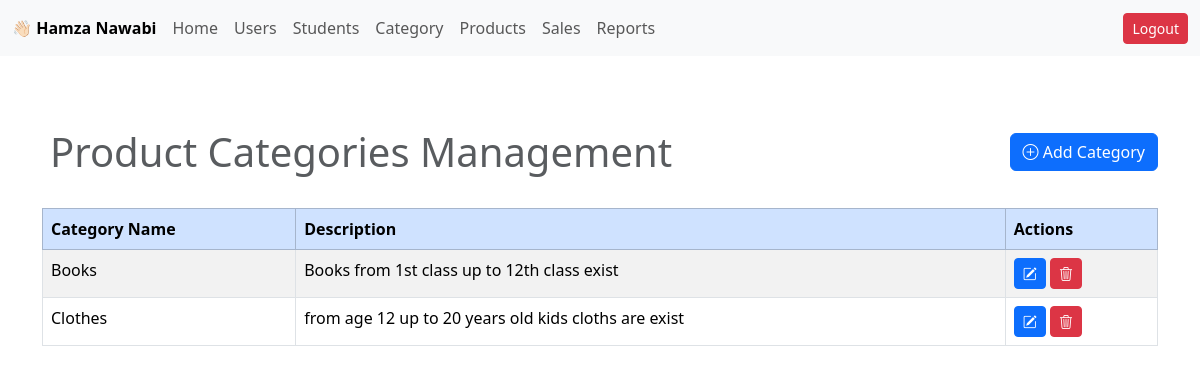
Page /dashboard/product_category.php (signed in) on the committed database.
### tables this page shows
CREATE TABLE `product_categories` (
  `category_id` int(11) NOT NULL,
  `category_name` varchar(100) NOT NULL,
  `description` text DEFAULT NULL,
  `created_at` timestamp NOT NULL DEFAULT current_timestamp(),
  `updated_at` timestamp NOT NULL DEFAULT current_timestamp() ON UPDATE current_timestamp()
);

### dashboard/product_category.php (the view, shortened to what this page needs)
<?php include("./components/Head.php") ?>
<div class="custom-container">
    <?php include("./components/Navbar.php") ?>
</div>
<?php
include "./components/connection.php";
$queryAllCategories = "SELECT * FROM product_categories ORDER BY category_id ASC";
$result = mysqli_query($conn, $queryAllCategories);
?>
<div class="container mt-5">
    <h1 class="d-flex justify-content-between align-items-center">
        <span class="text-muted p-2">Product Categories Management</span>
        <button class="btn btn-primary" data-bs-toggle="modal" data-bs-target="#addCategoryModal">
            <i class="bi bi-plus-circle"></i> Add Category
        </button>
    </h1>
    <div class="table-responsive mt-4">
        <table class="table table-striped table-bordered">
            <thead class="table-primary">
                <tr>
                    <th>Category Name</th>
                    <th>Description</th>
                    <th>Actions</th>
                </tr>
            </thead>
            <tbody>
                <?php if (mysqli_num_rows($result) > 0): ?>
                    <?php while ($row = mysqli_fetch_assoc($result)): ?>
                        <tr>
                            <td><?= htmlspecialchars($row['category_name']); ?></td>
                            <td><?= htmlspecialchars($row['description']); ?></td>
                            <td>
                                <button class="btn btn-primary btn-sm" data-bs-toggle="modal" data-bs-target="#editModal<?= $row['category_id']; ?>">
                                    <i class="bi bi-pencil-square"></i>
                                </button>
                                <a href="./categories_functions.php?delete_id=<?= $row['category_id']; ?>" class="btn btn-danger btn-sm" onclick="return confirm('Are you sure you want to deactivate this category?')">
                                    <i class="bi bi-trash3"></i>
                                </a>
                            </td>
                        </tr>
                    <?php endwhile; ?>
                <?php else: ?>
                    <tr>
                        <td colspan="3" class="text-center">No categories found</td>
                    </tr>
                <?php endif; ?>
            </tbody>
        </table>
    </div>
</div>
<?php include("./components/Foot.php") ?>

### assets/css/dashboard.css (style rules this page uses)
.custom-container { max-width: 1600px; margin:0 auto; }

### rows in the picture
product_categories: category_name "Books", description "Books from 1st class up to 12th class exist"
product_categories: category_name "Clothes", description "from age 12 up to 20 years old kids cloths are exist"

### other values in the picture
$_SESSION['username'] "Hamza Nawabi"
